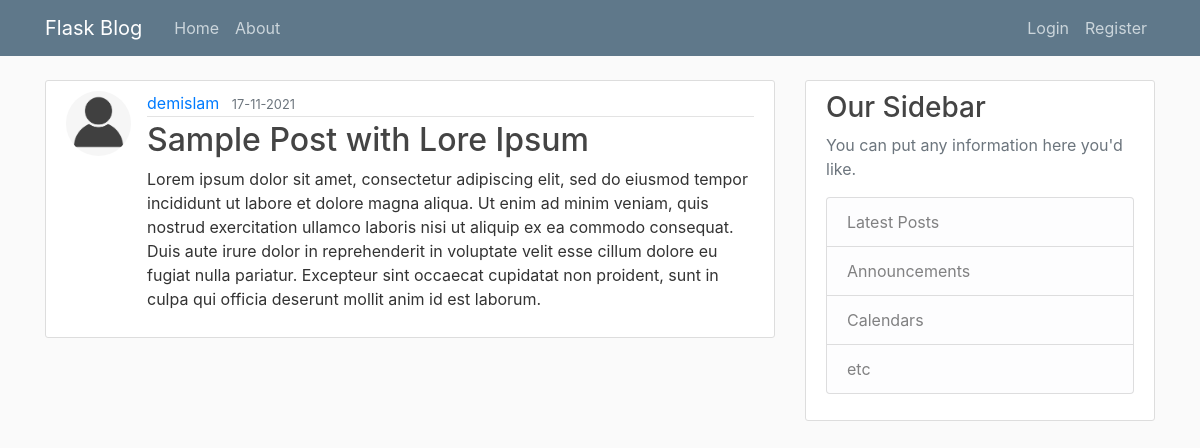
Page /home on the earlier database version.
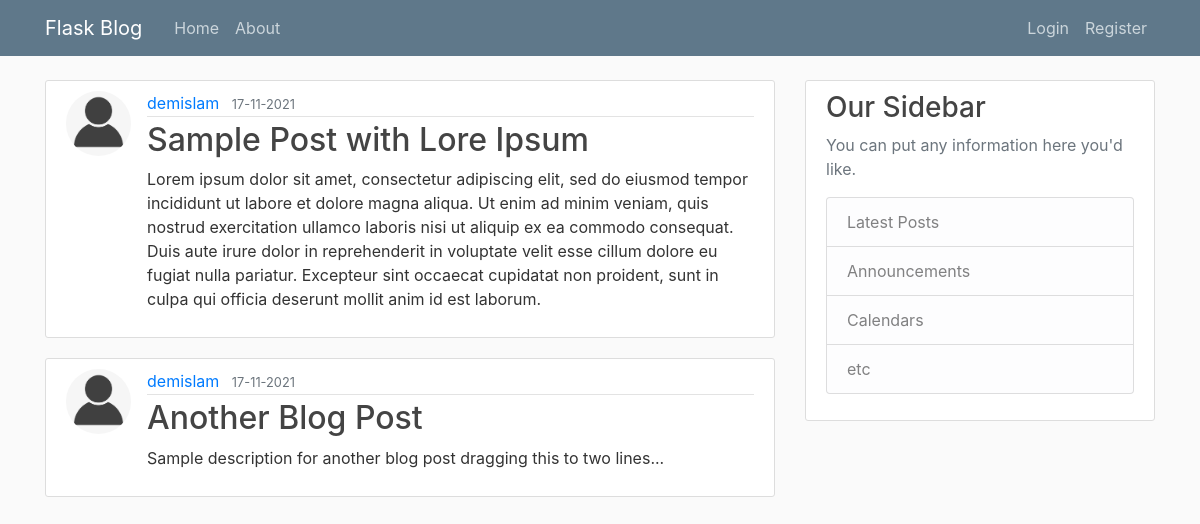
Same page on the later database version.
### blog_webapp/models.py (models this page shows, shortened)
class Post(db.Model):
    id = db.Column(db.Integer, primary_key=True)
    title = db.Column(db.String(100), nullable=False)
    timestamp = db.Column(db.DateTime, nullable=False, default=datetime.utcnow)
    content = db.Column(db.Text, nullable=False)
    user_id = db.Column(db.Integer, db.ForeignKey('user.id'), nullable=False)

class User(db.Model, UserMixin):
    id = db.Column(db.Integer, primary_key=True)
    username = db.Column(db.String(20), unique=True, nullable=False)
    email = db.Column(db.String(120), unique=True, nullable=False)
    profile_image_file = db.Column(db.String(20), nullable=False,
                                   default='default_profile_image.png')
    password = db.Column(db.String(60), nullable=False)
    posts = db.relationship('Post', backref='author', lazy=True)

### blog_webapp/routes.py (the view)
@app.route('/')
@app.route('/home')
def home():
    posts = Post.query.all()
    return render_template('home.html', posts=posts)

### blog_webapp/templates/home.html
{% extends "layout.html" %}
{% block content %}
    {% for post in posts %}
    <article class="media content-section">
        <img class="rounded-circle article-img" src=" {{url_for('static', filename='profile_pics/'+post.author.profile_image_file) }}" alt="">
        <div class="media-body">
            <div class="article-metadata">
                <a class="mr-2" href="#">{{ post.author.username }}</a>
                <small class="text-muted">{{ post.timestamp.strftime('%d-%m-%Y') }}</small>
            </div>
            <h2><a class="article-title" href="#">{{ post.title }}</a></h2>
            <p class="article-content">{{ post.content }}</p>
        </div>
    </article>
    {% endfor %}
{% endblock content %}

### blog_webapp/templates/layout.html (shortened to what this page needs)
<!doctype html>
<html lang="en">
<head>
    <link rel="stylesheet" href="https://stackpath.bootstrapcdn.com/bootstrap/4.3.1/css/bootstrap.min.css">
    <link rel="stylesheet" href="{{ url_for('static', filename='main.css') }}">
</head>
<body>
    <header class="site-header">
        <nav class="navbar navbar-expand-md navbar-dark bg-steel fixed-top">
            <div class="container">
                <a class="navbar-brand mr-4" href="/">Flask Blog</a>
                <div class="collapse navbar-collapse" id="navbarToggle">
                    <div class="navbar-nav mr-auto">
                        <a class="nav-item nav-link" href="{{ url_for('home') }}">Home</a>
                        <a class="nav-item nav-link" href="{{ url_for('about') }}">About</a>
                    </div>
                    <div class="navbar-nav">
                        {% if current_user.is_authenticated %}
                            <a class="nav-item nav-link" href="{{ url_for('create_post') }}">Make a post</a>
                            <a class="nav-item nav-link" href="{{ url_for('profile') }}">Profile</a>
                            <a class="nav-item nav-link" href="{{ url_for('logout') }}">Logout ({{ current_user.username }})</a>
                        {% else %}
                            <a class="nav-item nav-link" href="{{ url_for('login') }}">Login</a>
                            <a class="nav-item nav-link" href="{{ url_for('register') }}">Register</a>
                        {% endif %}
                    </div>
                </div>
            </div>
        </nav>
    </header>
    <main role="main" class="container">
        <div class="row">
            <div class="col-md-8">
                {% block content %}{% endblock %}
            </div>
            <div class="col-md-4">
                <div class="content-section">
                    <h3>Our Sidebar</h3>
                    <p class='text-muted'>You can put any information here you'd like.
                    <ul class="list-group">
                        <li class="list-group-item list-group-item-light">Latest Posts</li>
                        <li class="list-group-item list-group-item-light">Announcements</li>
                        <li class="list-group-item list-group-item-light">Calendars</li>
                        <li class="list-group-item list-group-item-light">etc</li>
                    </ul>
                    </p>
                </div>
            </div>
        </div>
    </main>
</body>
</html>

### blog_webapp/static/main.css (style rules this page uses)
body { background: #fafafa; color: #333333; margin-top: 5rem; }
h1, h2, h3, h4, h5, h6 { color: #444444; }
.bg-steel { background-color: #5f788a; }
.site-header .navbar-nav .nav-link { color: #cbd5db; }
.content-section { background: #ffffff; padding: 10px 20px; border: 1px solid #dddddd; border-radius: 3px; margin-bottom: 20px; }
.article-title { color: #444444; }
.article-content { white-space: pre-line; }
.article-img { height: 65px; width: 65px; margin-right: 16px; }
.article-metadata { padding-bottom: 1px; margin-bottom: 4px; border-bottom: 1px solid #e3e3e3 }

Differences in the rows shown:
added Post: profile_image_file (placeholder picture), author.username "demislam", timestamp "17-11-2021", title "Another Blog Post", content "Sample description for another blog post dragging this to two lines..."
